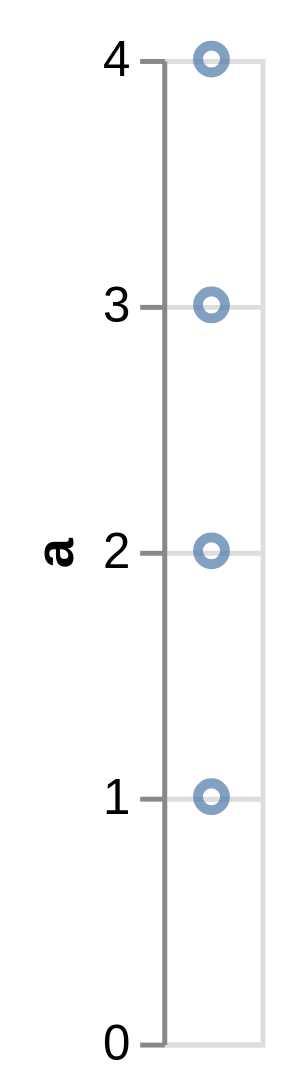

Write the Vega-Lite specification saved for this chart.
### Vega specification from a JSON file in a GitHub repository (floating-point values rounded to 4 significant figures)
{"$schema": "https://vega.github.io/schema/vega/v5.json", "autosize": "pad", "padding": 5, "width": 20, "height": 200, "style": "cell", "data": [{"name": "source_0", "values": "a\n1\n2\n3\n4", "format": {"type": "csv"}}], "signals": [{"name": "width", "update": "width"}], "marks": [{"name": "marks", "type": "symbol", "style": ["point"], "from": {"data": "source_0"}, "encode": {"update": {"opacity": {"value": 0.7}, "fill": [{"test": "datum[\"a\"] === null || isNaN(datum[\"a\"])", "value": null}, {"value": "transparent"}], "stroke": [{"test": "datum[\"a\"] === null || isNaN(datum[\"a\"])", "value": null}, {"value": "#4c78a8"}], "tooltip": {"signal": "{\"a\": format(datum[\"a\"], \"\")}"}, "x": {"signal": "width", "mult": 0.5}, "y": {"scale": "y", "field": "a"}}}}], "scales": [{"name": "y", "type": "linear", "domain": {"data": "source_0", "field": "a"}, "range": [{"signal": "height"}, 0], "nice": true, "zero": true}], "axes": [{"scale": "y", "orient": "left", "grid": false, "title": "a", "labelOverlap": true, "tickCount": {"signal": "ceil(height/40)"}, "zindex": 1}, {"scale": "y", "orient": "left", "grid": true, "tickCount": {"signal": "ceil(height/40)"}, "domain": false, "labels": false, "maxExtent": 0, "minExtent": 0, "ticks": false, "zindex": 0}]}
